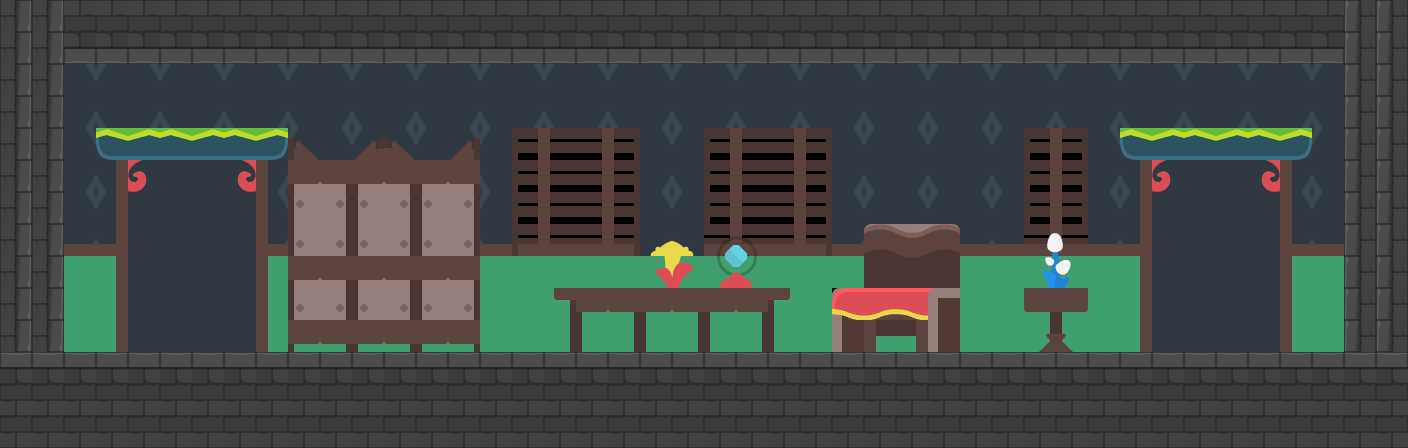

Below is a game level as drawn by its tile map, then a one-line description and the .tmx that defines it (tile-layer data replaced by summaries):
An orthogonal 44x14 tile map with 32x32 px tiles, 9 tile layers (bd, bgWall2, bgWall1, stairs, ...), 2 tilesets.

<map version="1.4" tiledversion="1.4.2" orientation="orthogonal" renderorder="right-down" width="44" height="14" tilewidth="32" tileheight="32" infinite="0" nextlayerid="10" nextobjectid="1">
 <tileset firstgid="1" name="Tilemap_3" tilewidth="32" tileheight="32" tilecount="1056" columns="44">
  <image source="../tiles/myTiles/Tilemap_3.png" width="1408" height="768" />
 </tileset>
 <tileset firstgid="1057" source="tiles00.tsx" />
 <layer id="6" name="bd" width="44" height="14">
  <data>[616 cells, 66 non-empty, 1 distinct tile ids]</data>
 </layer>
 <layer id="4" name="bgWall2" width="44" height="14">
  <data>[616 cells, 0 non-empty, 0 distinct tile ids]</data>
 </layer>
 <layer id="5" name="bgWall1" width="44" height="14">
  <data>[616 cells, 438 non-empty, 21 distinct tile ids]</data>
 </layer>
 <layer id="8" name="stairs" width="44" height="14">
  <data>[616 cells, 115 non-empty, 29 distinct tile ids]</data>
 </layer>
 <layer id="2" name="bgTile" width="44" height="14">
  <data>[616 cells, 113 non-empty, 28 distinct tile ids]</data>
 </layer>
 <layer id="9" name="Tile Layer 9" width="44" height="14">
  <data>[616 cells, 8 non-empty, 5 distinct tile ids]</data>
 </layer>
 <layer id="3" name="furniture02" width="44" height="14">
  <data>[616 cells, 13 non-empty, 9 distinct tile ids]</data>
 </layer>
 <layer id="7" name="furniture01" width="44" height="14">
  <data>[616 cells, 4 non-empty, 1 distinct tile ids]</data>
 </layer>
 <layer id="1" name="platforms" width="44" height="14">
  <data>[616 cells, 256 non-empty, 3 distinct tile ids]</data>
 </layer>
</map>
